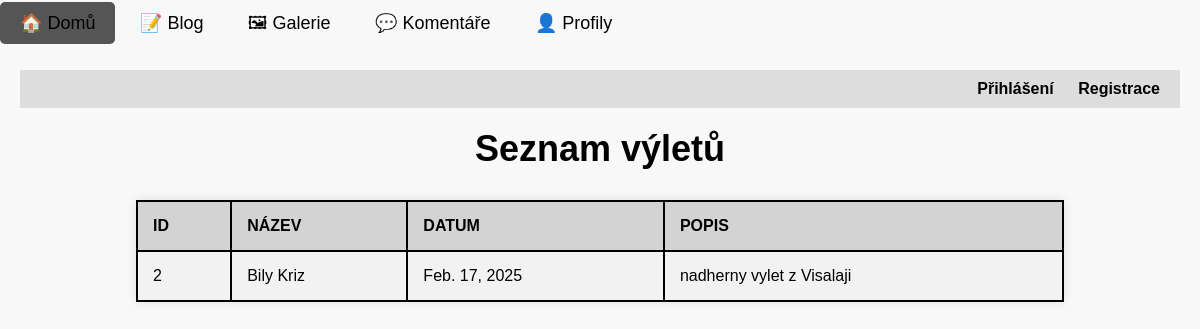
The app's page /, older data.
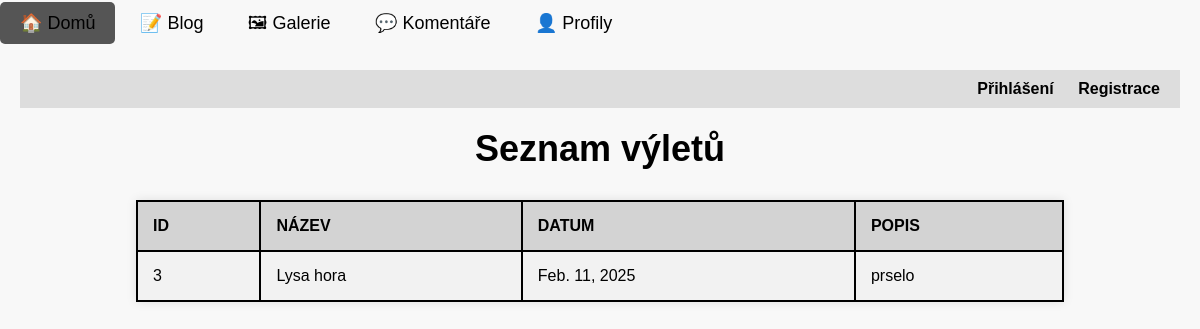
The same page, newer data.
### vylety/models.py (models this page shows, shortened)
class Vylet(models.Model):
    name = models.CharField(max_length=200, help_text="Zadejte název výletu")
    date = models.DateField(help_text="Datum konání výletu")
    description = models.TextField(help_text="Krátký popis výletu")
    user = models.ForeignKey(User, on_delete=models.CASCADE, help_text="Vlastník výletu")
    oblibene = models.ManyToManyField(User, related_name="oblibene_vylety", blank=True,
                                      help_text="Uživatelé, kteří si výlet přidali do oblíbených")

### vylety/views.py (the view)
# urls.py: path('', views.index, name='index'),
def index(request):
    vylety = Vylet.objects.all()
    return render(request, "vylety/index.html", {"vylety": vylety})

### vylety/templates/vylety/index.html (shortened to what this page needs)
    {% extends 'vylety/base.html' %}
    {% load static %}
    {% block content %}
    <div class="navbar">
        {% if user.is_authenticated %}
            Přihlášen jako <strong>{{ user.username }}</strong> | <a href="{% url 'logout' %}">Odhlásit</a>
        {% else %}
            <a href="{% url 'login' %}">Přihlášení</a>
            <a href="{% url 'register' %}">Registrace</a>
        {% endif %}
    </div>
    <h2>Seznam výletů</h2>
    <table>
        <tr>
            <th>ID</th>
            <th>Název</th>
            <th>Datum</th>
            <th>Popis</th>
        </tr>
        {% for vylet in vylety %}
        <tr>
            <td>{{ vylet.id }}</td>
            <td>{{ vylet.name }}</td>
            <td>{{ vylet.date }}</td>
            <td>{{ vylet.description }}</td>
        </tr>
        {% endfor %}
    </table>
{% endblock %}

Row changes from the older to the newer data that the page shows:
removed Vylet: id "2", name "Bily Kriz", date "Feb. 17, 2025", description "nadherny vylet z Visalaji"
added Vylet: id "3", name "Lysa hora", date "Feb. 11, 2025", description "prselo"
